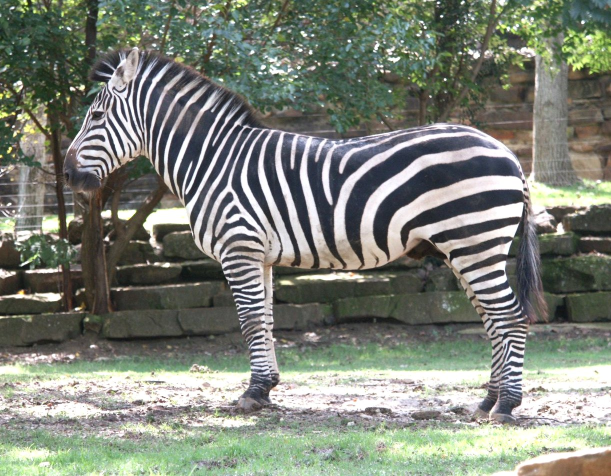
%> input picture HW3/figure/zebra1.jpg, 1222 x 952 px (shown at 1/2 size)
$ octave h3p2.m   (GNU Octave 9; MATLAB toolbox functions it lacks are replaced by stand-ins)
%> lines starting %> are read from the running program, lines starting %| are printed output that depends on the picture
### HW3/GaussianDeriFilter.m
function [vertResult,horiResult] = GaussianDeriFilter(target,sigma)
% this function is used to generate a gaussian derivative filter
%  then conduct the convolution

gauss = fspecial('gaussian',[3 * sigma 3 * sigma],sigma);
gaussFilter = gauss(ceil(3 * sigma/2),:);

conv = conv2(target,gaussFilter,'same');

vertResult = conv2(conv,[-1 1]','same');
horiResult = conv2(conv,[-1 1],'same');
end

### HW3/GaussianDiff.m
function [result] = GaussianDiff(target,sigma1,sigma2)
% this function is used to generate a gaussian derivative filter
%  then conduct the convolution

gauss1 = fspecial('gaussian',[3 * sigma1 3 * sigma1],sigma1);
gauss2 = fspecial('gaussian',[3 * sigma2 3 * sigma2],sigma2);

result = conv2(target,gauss1,'same') - conv2(target,gauss2,'same');
end

### HW3/h3p2.m
clc;
close;
clear;
image = im2double(rgb2gray(imread('figure/zebra1.jpg')));
%> image: size 952x1222 double; min 0.0431, max 1, mean 0.503
image = imresize(image,[600,800]);
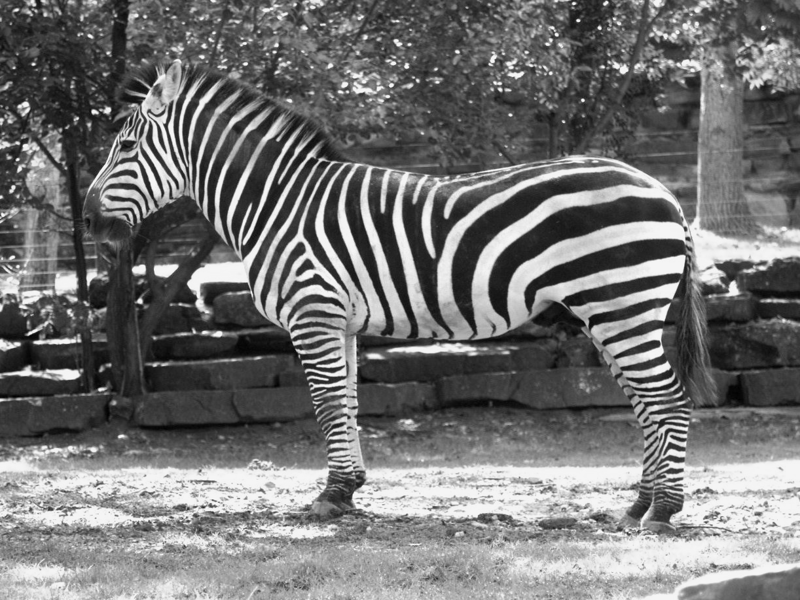
%> image: size 600x800 double; min 0.056, max 1.04, mean 0.503; drawn with min black and max white

%% gaussian derivative filter
sigma = [1,2,4];
[m,n] = size(image);
%> m = 600; n = 800
vertimage = zeros(m,n,3);
horiimage = zeros(m,n,3);
for k = 1 : 3
     [vertimage(:,:,k),horiimage(:,:,k)] = GaussianDeriFilter(image,sigma(k));
     figure;
     imagesc(vertimage(:,:,k));
     colormap gray;
     figure;
     imagesc(horiimage(:,:,k));
     colormap gray;
end
%> this loop made 3 passes
%> pass 1, in GaussianDeriFilter, `conv = conv2(target,gaussFilter,'same');`:
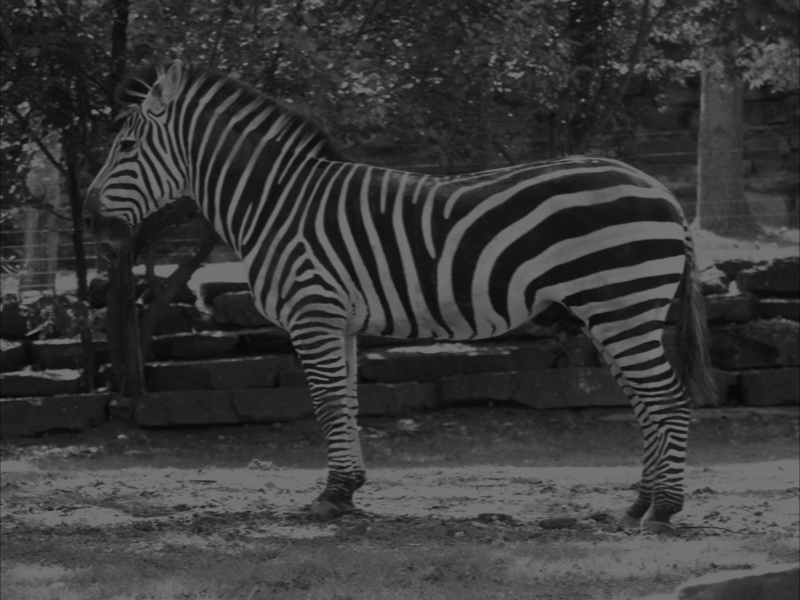
%> conv: size 600x800 double; min 0.0271, max 0.46, mean 0.227
%> pass 1, in GaussianDeriFilter, `horiResult = conv2(conv,[-1 1],'same');`:
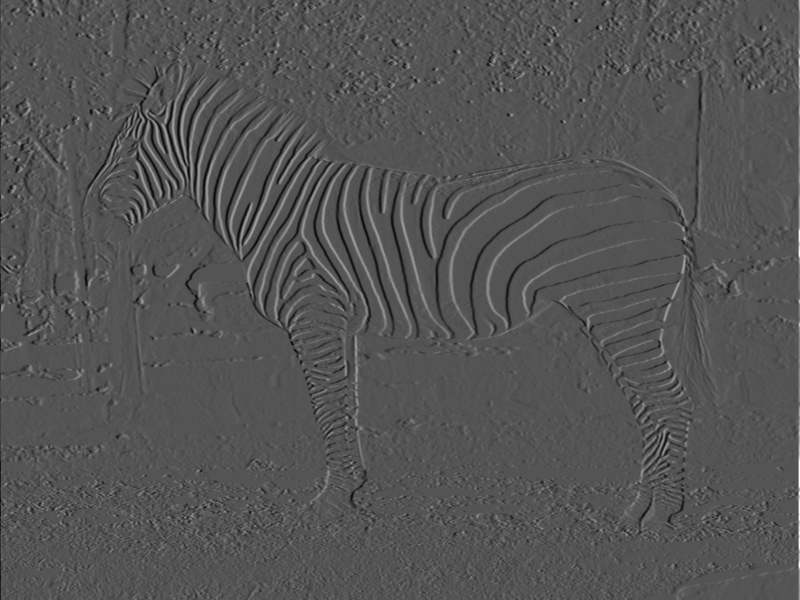
%> horiResult: size 600x800 double; min -0.163, max 0.329, mean 0.000193; drawn with min black and max white
%> after the loop:
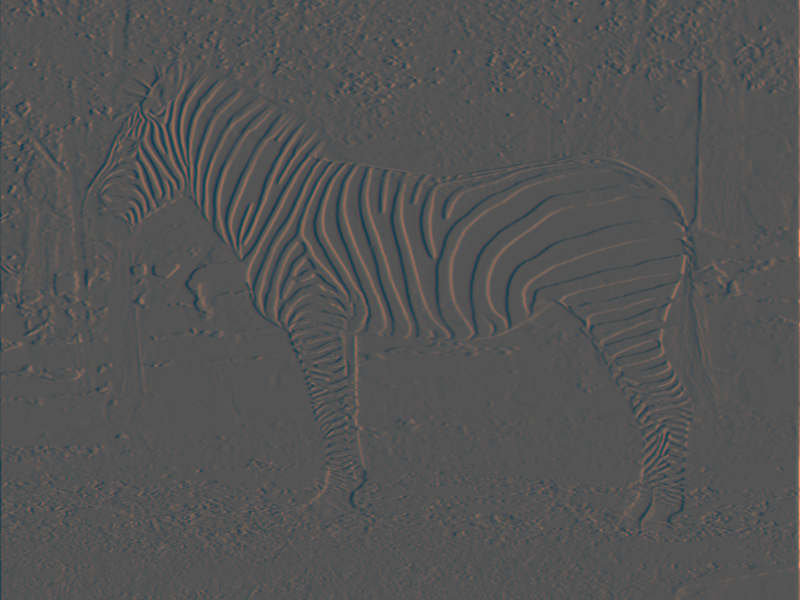
%> horiimage: size 600x800x3 double; mean R, G, B 0.000193, 9.35e-05, 4.03e-05; drawn with min black and max white
%> after the loop:
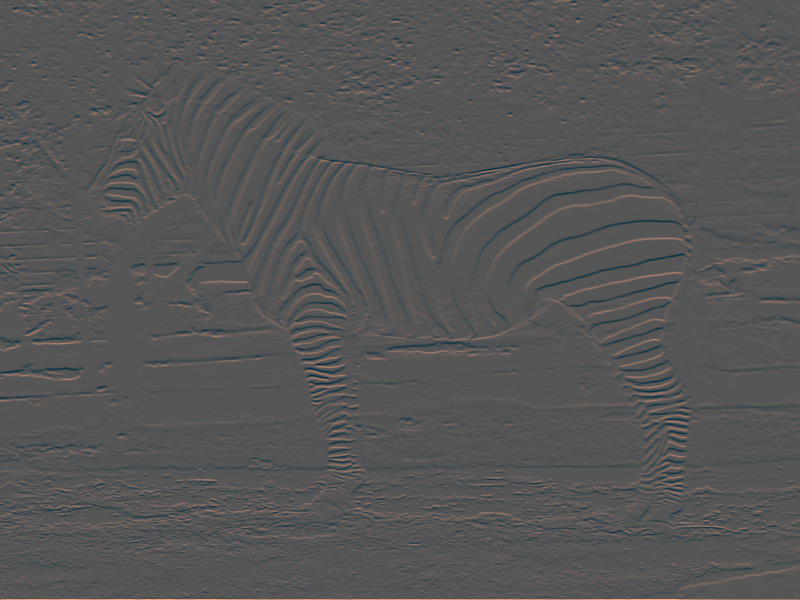
%> vertimage: size 600x800x3 double; mean R, G, B 0.000331, 0.000163, 8.35e-05; drawn with min black and max white

%% center around filter
result1 = GaussianDiff(image,2,1);
%> in GaussianDiff, `result = conv2(target,gauss1,'same') - conv2(target,gauss2,'same');`:
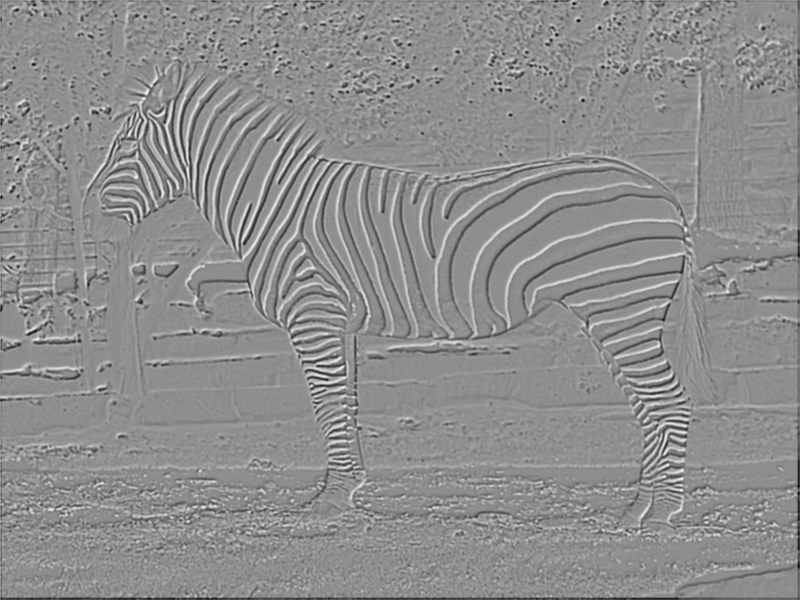
%> result: size 600x800 double; min -0.367, max 0.29, mean -0.001; drawn with min black and max white
figure;
imagesc(result1);
colormap(gray);
result2 = GaussianDiff(image,4,2);
%> call 2 of GaussianDiff, with sigma1 = 4, sigma2 = 2
%> in GaussianDiff (call 2), `result = conv2(target,gauss1,'same') - conv2(target,gauss2,'same');`:
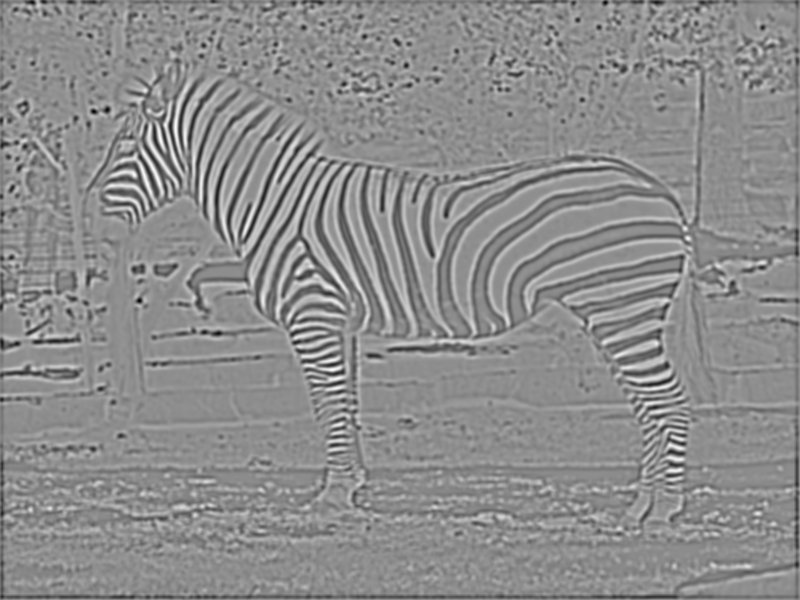
%> result: size 600x800 double; min -0.362, max 0.289, mean -0.00193; drawn with min black and max white
figure;
imagesc(result2);
colormap(gray);

$ run again, with HW3/figure/segtest1.jpg copied over HW3/figure/zebra1.jpg
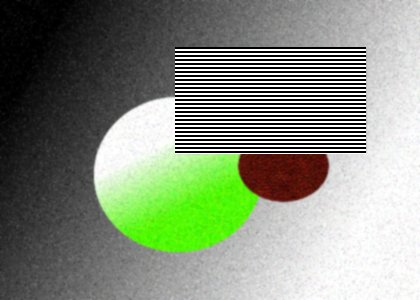
%> input picture HW3/figure/segtest1.jpg, 420 x 300 px
%> after the loop `for k = 1 : 3`:
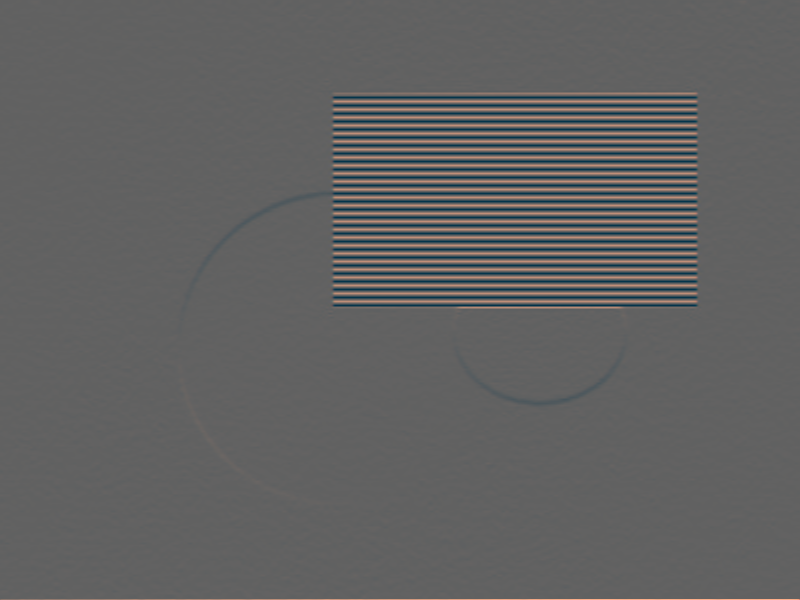
%> vertimage: size 600x800x3 double; mean R, G, B 0.000264, 0.00013, 6.65e-05; drawn with min black and max white
%> in GaussianDiff (call 2), `result = conv2(target,gauss1,'same') - conv2(target,gauss2,'same');`:
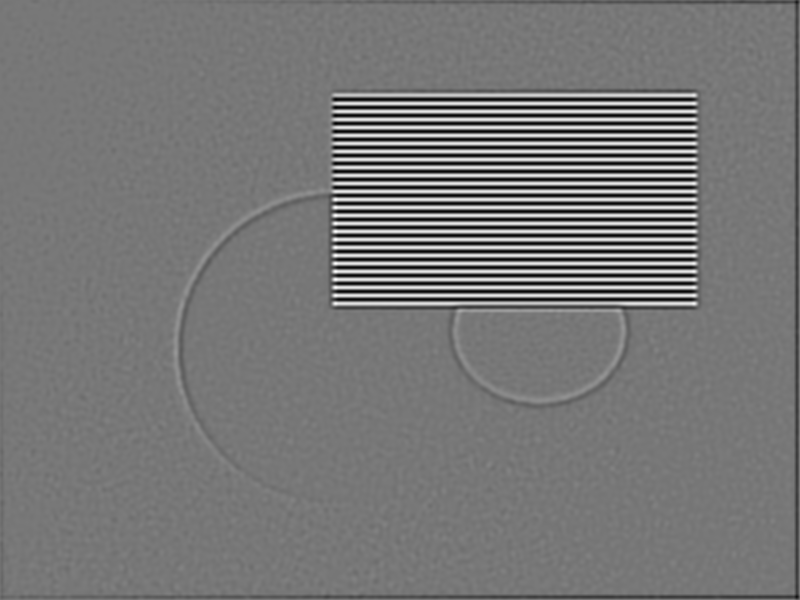
%> result: size 600x800 double; min -0.378, max 0.426, mean -0.00188; drawn with min black and max white
